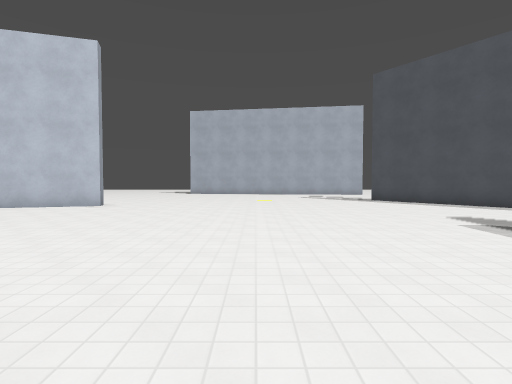
view 1 (above)

24 first-person views from a walk through a Godot game level. The camera is 1.5 m above the floor, tilts 2° down and sees 80° across. The floor is counted in squares, 2 m on a side. Each view is taken from the middle of a square. On the plan, view 1 faces up. The plan holds only what a view shows up to about 10 squares ahead; the rest is blank. The place goes on beyond the plan. Surface patterns are stand-ins for the level's own textures.

view 2
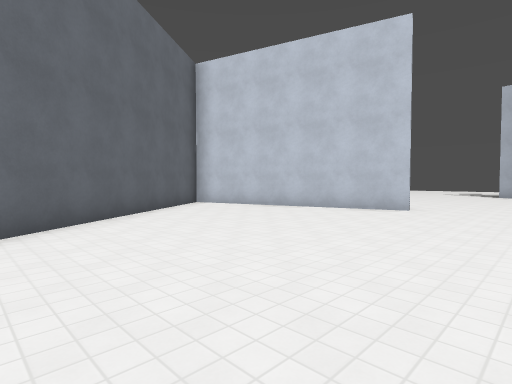

view 3
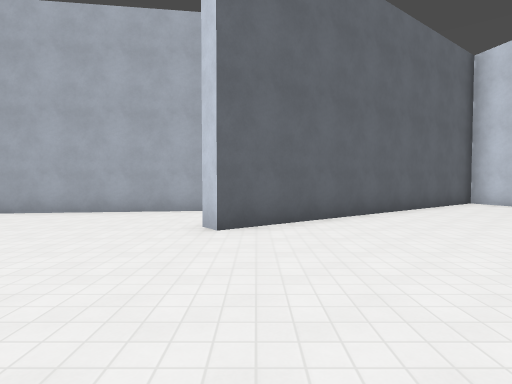

view 4
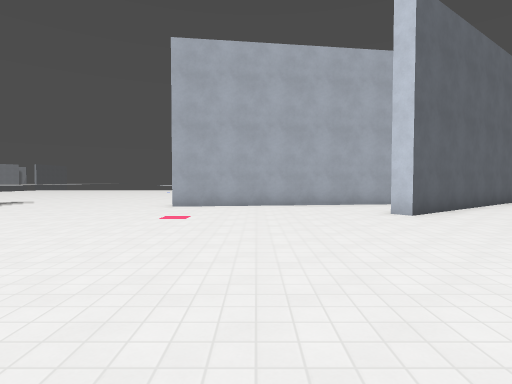

view 5
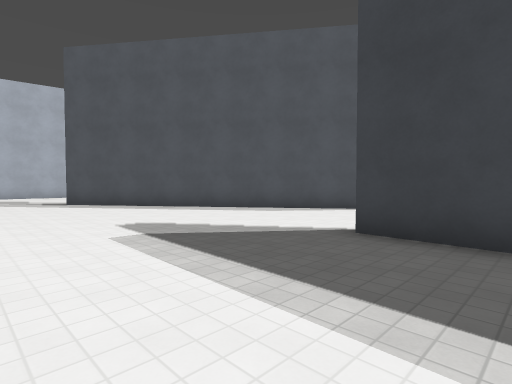

view 6
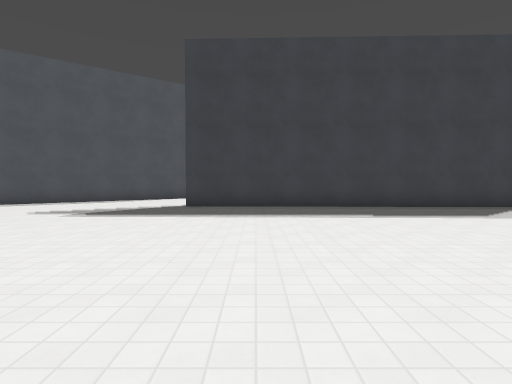

view 7
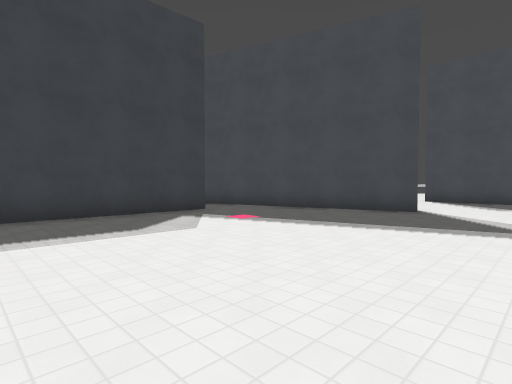

view 8
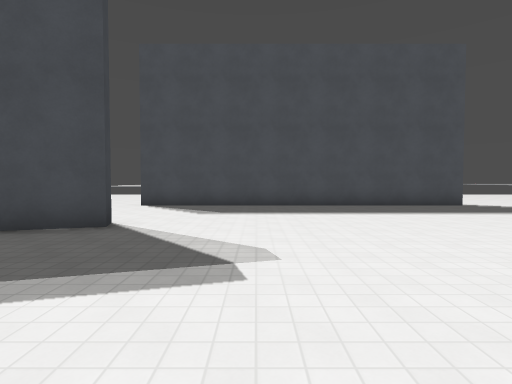

view 9
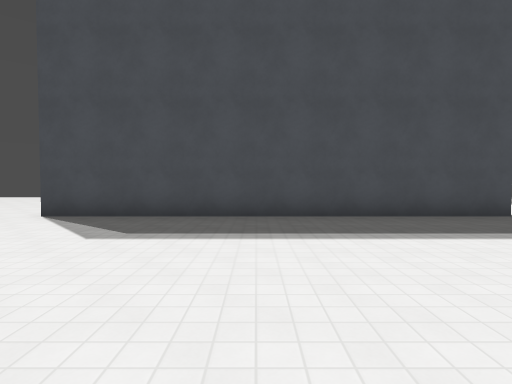

view 10
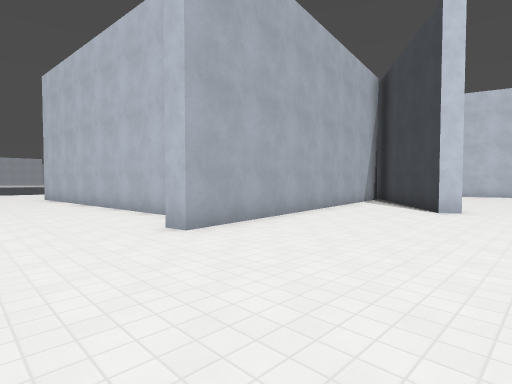

view 11
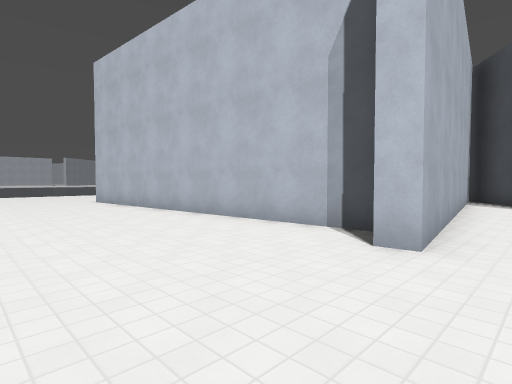

view 12
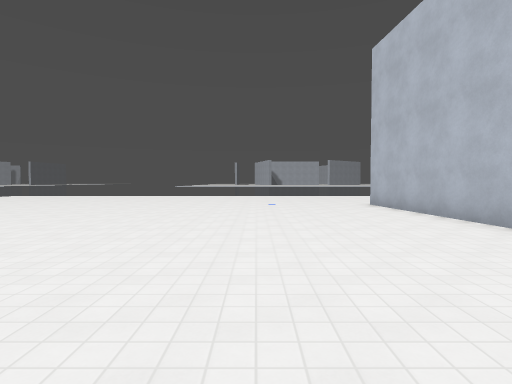

view 13
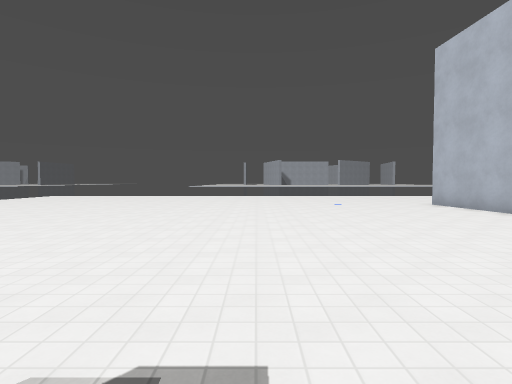

view 14
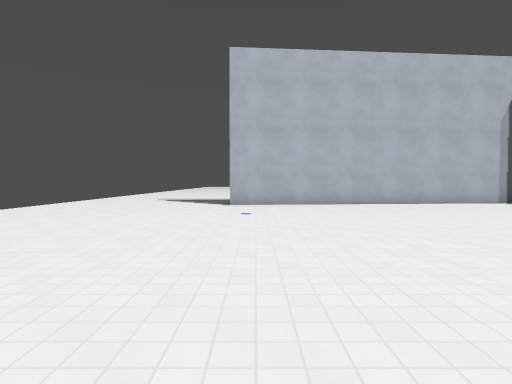

view 15
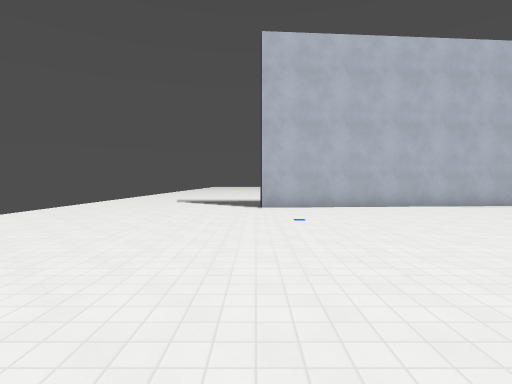

view 16
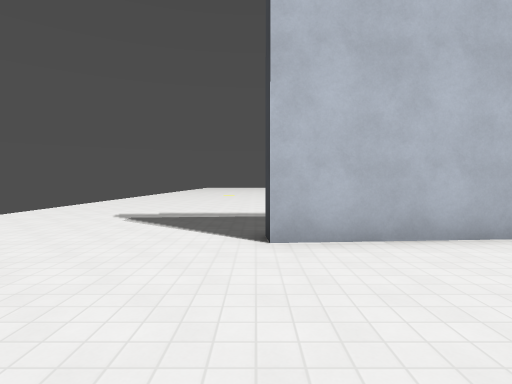

view 17
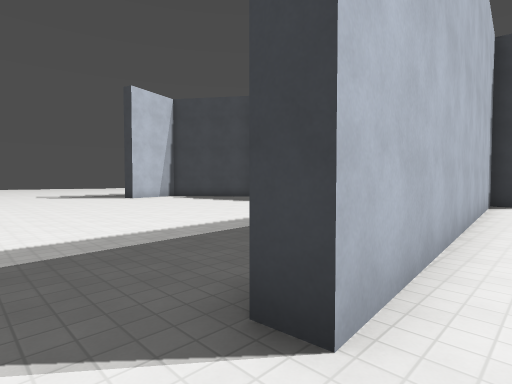

view 18
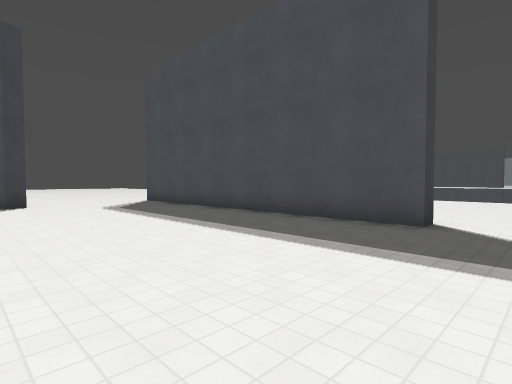

view 19
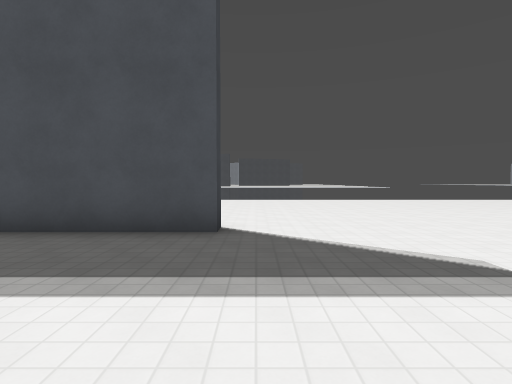

view 20
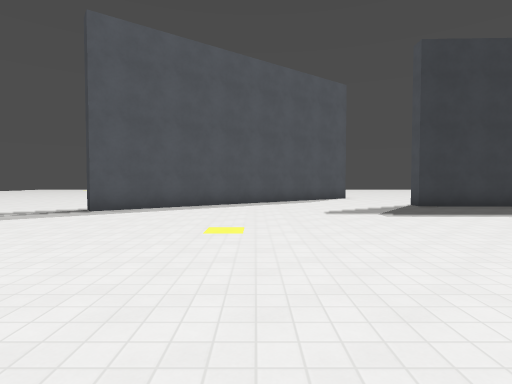

view 21
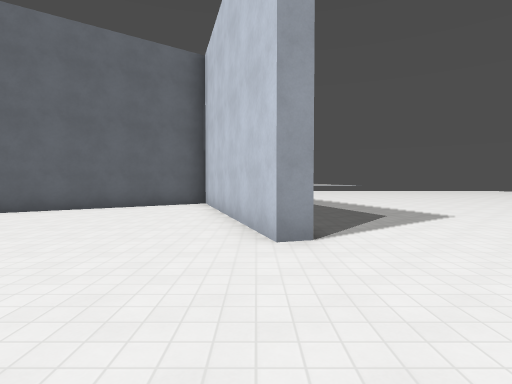

view 22
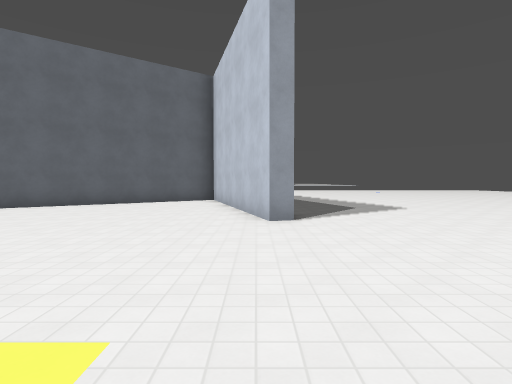

view 23
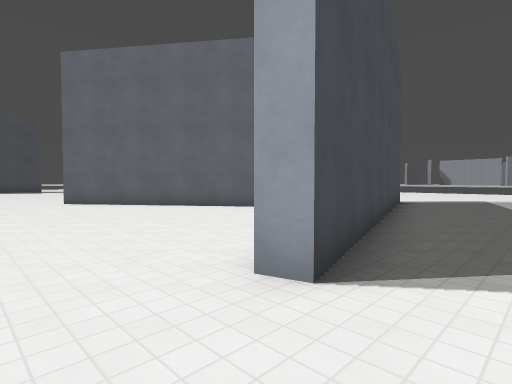

view 24
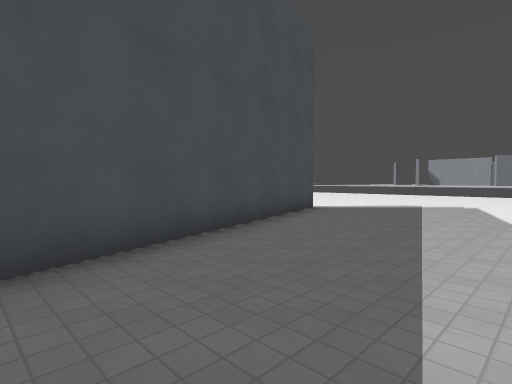

### Floor plan
Points are (right, up) in squares from view 1. A wall is a line through its corners. A room is listed if a view was taken in it or the views show most of it. See-through windows are left out.
Room 1 (views 1, 2, 3, 4, 5, 6, 7, 8, 9, 10, 11, 12, 13, 14, 15, 16, 17, 18, 19, 20, 21, 22, 23, 24)
walls: (-8.9, -5.6) (-18.8, -6.3) (-18.9, -5.7); (-9.2, 2) (-8, -6.5) (-8.5, -6.5); (-8.6, -6) (-8.7, -5.4); (-11, 6.8) (-5.6, -0.6) (-6, -0.9) (-8.6, 2.6); (-14.5, 6.9) (-4.9, 9.7) (-4.7, 9.3) (-11, 7.4); (-7.4, -15) (-7.4, -14.5) (2.6, -14.5); (1.6, -10.5) (1.5, -10) (6.7, -8.5); (5.8, -7) (6.2, 3.1) (6.7, 3.1); (9.2, 5.8) (4.6, 12.1) (5, 12.4)
ways out: opening at (2.8, -13.5); opening at (6, -7); opening at (7.7, 4)

Positions as (right, up) in squares from view 1, and headings:
1: (0, 0), facing up
2: (-2, 1), facing up-left
3: (-1, 0), facing left
4: (1, -4), facing left
5: (2, 1), facing up-right
6: (-3, 1), facing right
7: (-1, -2), facing down-right
8: (-1, -5), facing down
9: (-2, -8), facing down
10: (-4, -9), facing up-left
11: (-7, -10), facing up-left
12: (-9, -10), facing left
13: (-9, -12), facing left
14: (-18, -16), facing up
15: (-19, -15), facing up
16: (-19, -10), facing up
17: (-20, -7), facing up-right
18: (-9, -9), facing down-right
19: (-8, -10), facing down
20: (-3, 8), facing right
21: (-1, 9), facing left
22: (1, 9), facing left
23: (-3, 11), facing down-left
24: (-7, 12), facing down-left
